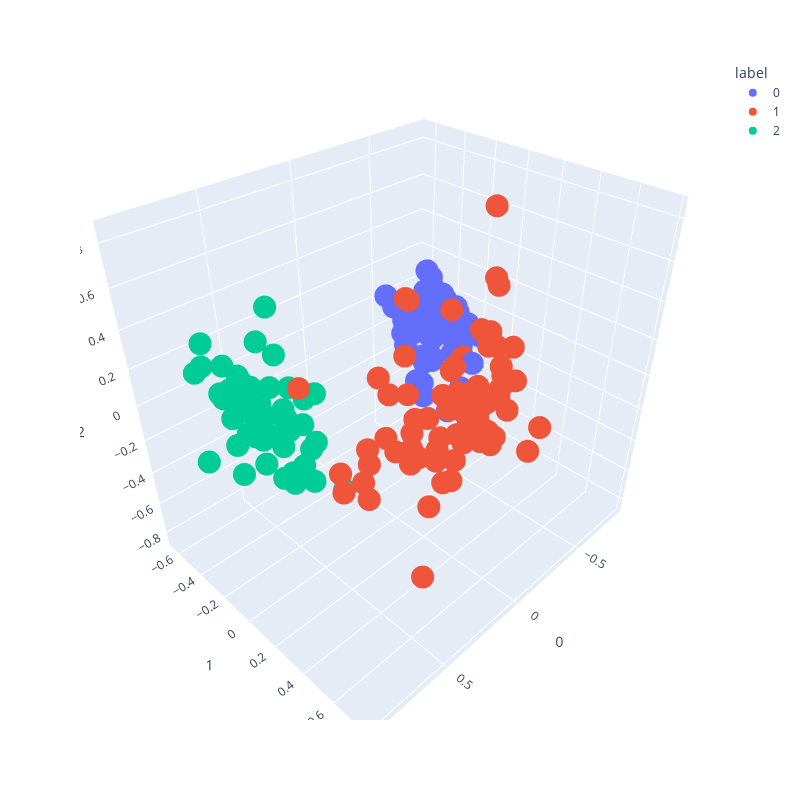

The cell this chart's notebook holds for it:
### Code cell
px.scatter_3d(df_decompositioned, 0, 1, 2, color='label', height=800, width=800)
